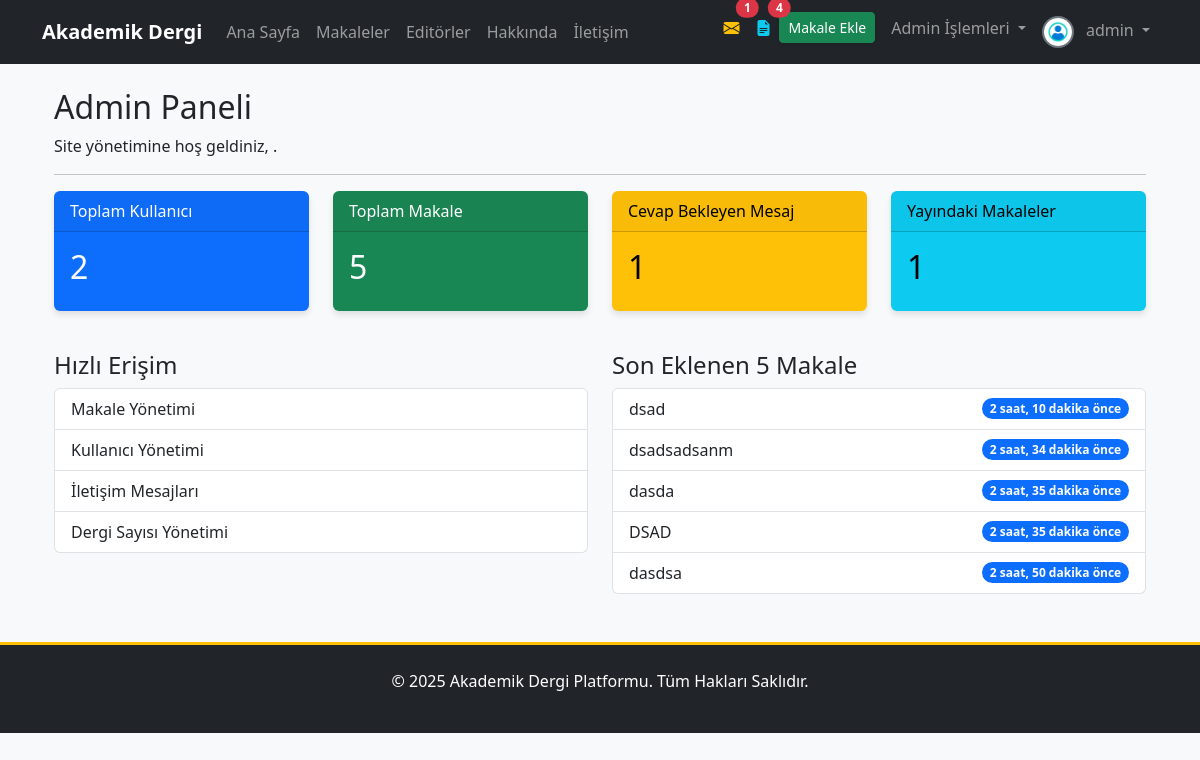
/dashboard/ (signed in), run on the app's committed database.
### apps/users/models.py (models this page shows, shortened)
class User(AbstractUser):
    email = models.EmailField(unique=True, verbose_name="E-posta Adresi")
    biyografi = models.TextField(blank=True, null=True, verbose_name="Biyografi")
    profile_resmi = models.ImageField(
        upload_to=profile_pic_path,
        default='profile_pics/default.png',
        verbose_name="Profil Resmi"
    )
    resume = models.FileField(
        upload_to=resume_path,
        blank=True,
        null=True,
        verbose_name="Özgeçmiş (PDF)"
    )
    is_editor = models.BooleanField(default=False, verbose_name="Editör Yetkisi")
    goster_editorler_sayfasinda = models.BooleanField(
        default=False,
        verbose_name="Editörler Sayfasında Gösterilsin mi?"
    )
    def get_full_name(self):
        return f"{self.first_name} {self.last_name}".strip()

### apps/articles/models.py (models this page shows, shortened)
class Makale(models.Model):
    baslik = models.CharField(max_length=255, verbose_name="Başlık")
    slug = models.SlugField(max_length=255, unique=True, blank=True, help_text="Bu alan otomatik oluşturulur.")
    aciklama = models.TextField(verbose_name="Açıklama/Özet")
    pdf_dosyasi = models.FileField(upload_to=article_pdf_path, verbose_name="PDF Dosyası")
    anahtar_kelimeler = models.CharField(max_length=255, verbose_name="Anahtar Kelimeler", help_text="Kelimeleri virgül (,) ile ayırınız.")
    yazarlar = models.ManyToManyField(Yazar, related_name='makaleler', verbose_name="Yazarlar")
    dergi_sayisi = models.ForeignKey(DergiSayisi, on_delete=models.SET_NULL, null=True, blank=True, related_name='makaleler', verbose_name="Dergi Sayısı")
    admin_notu = models.TextField(blank=True, null=True, verbose_name="Editör/Admin Notu")
    goruntulenme_sayisi = models.PositiveIntegerField(default=0, verbose_name="Görüntülenme Sayısı")
    goster_makaleler_sayfasinda = models.BooleanField(default=False, verbose_name="Yayında mı?")
    olusturulma_tarihi = models.DateTimeField(auto_now_add=True)
    guncellenme_tarihi = models.DateTimeField(auto_now=True)
    admin_notu_okundu = models.BooleanField(default=True)
    class Meta:
        verbose_name = "Makale"
        verbose_name_plural = "Makaleler"
        ordering = ['-olusturulma_tarihi']

### apps/dashboard/views.py (the view)
# urls.py: path('', views.AdminDashboardView.as_view(), name='admin_dashboard'),
class AdminDashboardView(AdminRequiredMixin, TemplateView):
    template_name = 'dashboard/admin_dashboard.html'
    def get_context_data(self, **kwargs):
        context = super().get_context_data(**kwargs)
        context['toplam_kullanici'] = User.objects.count()
        context['toplam_makale'] = Makale.objects.count()
        context['cevap_bekleyen_mesaj'] = IletisimFormu.objects.filter(cevaplandi=False).count()
        context['yayindaki_makaleler'] = Makale.objects.filter(goster_makaleler_sayfasinda=True).count()
        context['son_makaleler'] = Makale.objects.all().order_by('-olusturulma_tarihi')[:5]
        return context

### apps/core/context_processors.py (called while the page is built)
def notification_context(request):
    if not request.user.is_authenticated:
        return {}
    user = request.user
    context = {}
    if user.is_superuser:
        context['unread_messages_count'] = IletisimFormu.objects.filter(cevaplandi=False).count()
    else:
        context['unread_messages_count'] = 0
    if user.is_superuser or user.is_editor:
        context['draft_articles_count'] = Makale.objects.filter(goster_makaleler_sayfasinda=False).count()
    else:
        context['draft_articles_count'] = 0
    context['unread_notes_count'] = Makale.objects.filter(
        yazarlar__user_hesabi=user,  # Doğru sorgu: Yazar modeli üzerinden kullanıcı hesabına ulaş
        admin_notu_okundu=False
    ).exclude(admin_notu__isnull=True).exclude(admin_notu__exact='').count()
    return context

### apps/core/mixins.py (called while the page is built)
    def dispatch(self, request, *args, **kwargs):
        if not request.user.is_authenticated or not request.user.is_superuser:
            messages.error(request, 'Bu sayfaya erişim için admin yetkisi gerekmektedir.')
            return redirect('anasayfa')
        return super().dispatch(request, *args, **kwargs)

### templates/dashboard/admin_dashboard.html (shortened to what this page needs)
{% extends 'base.html' %}
{% block content %}
<div class="container-fluid mt-4">
    <h2>Admin Paneli</h2>
    <p>Site yönetimine hoş geldiniz, {{ request.user.get_full_name }}.</p>
    <hr>
    <div class="row">
        <div class="col-md-3"><div class="card text-white bg-primary mb-3"><div class="card-header">Toplam Kullanıcı</div><div class="card-body"><h5 class="card-title fs-2">{{ toplam_kullanici }}</h5></div></div></div>
        <div class="col-md-3"><div class="card text-white bg-success mb-3"><div class="card-header">Toplam Makale</div><div class="card-body"><h5 class="card-title fs-2">{{ toplam_makale }}</h5></div></div></div>
        <div class="col-md-3"><div class="card text-white bg-warning mb-3"><div class="card-header">Cevap Bekleyen Mesaj</div><div class="card-body"><h5 class="card-title fs-2">{{ cevap_bekleyen_mesaj }}</h5></div></div></div>
        <div class="col-md-3"><div class="card text-white bg-info mb-3"><div class="card-header">Yayındaki Makaleler</div><div class="card-body"><h5 class="card-title fs-2">{{ unread_messages_count }}</h5></div></div></div>
    </div>
    <div class="row mt-4">
        <div class="col-md-6">
            <h4>Hızlı Erişim</h4>
            <div class="list-group">
                <a href="{% url 'dashboard:editor_panel' %}" class="list-group-item list-group-item-action">Makale Yönetimi</a>
                <a href="{% url 'dashboard:admin_user_list' %}" class="list-group-item list-group-item-action">Kullanıcı Yönetimi</a>
                <a href="{% url 'dashboard:admin_iletisim_list' %}" class="list-group-item list-group-item-action">İletişim Mesajları</a>
                <a href="{% url 'dashboard:admin_dergisayisi_list' %}" class="list-group-item list-group-item-action">Dergi Sayısı Yönetimi</a>
            </div>
        </div>
        <div class="col-md-6">
            <h4>Son Eklenen 5 Makale</h4>
            <ul class="list-group">
                {% for makale in son_makaleler %}
                    <li class="list-group-item d-flex justify-content-between align-items-center">
                        {{ makale.baslik }}
                        <span class="badge bg-primary rounded-pill">{{ makale.olusturulma_tarihi|timesince }} önce</span>
                    </li>
                {% empty %}
                    <li class="list-group-item">Henüz makale eklenmemiş.</li>
                {% endfor %}
            </ul>
        </div>
    </div>
</div>
{% endblock %}

### templates/partials/_navbar.html (shortened to what this page needs)
<nav class="navbar navbar-expand-lg navbar-dark bg-dark">
    <div class="container">
        <a class="navbar-brand" href="{% url 'anasayfa' %}">Akademik Dergi</a>
        <div class="collapse navbar-collapse" id="navbarNav">
            <ul class="navbar-nav me-auto mb-2 mb-lg-0">
                <li class="nav-item"><a class="nav-link" href="{% url 'anasayfa' %}">Ana Sayfa</a></li>
                <li class="nav-item"><a class="nav-link" href="{% url 'makale_list' %}">Makaleler</a></li>
                <li class="nav-item"><a class="nav-link" href="{% url 'editorler' %}">Editörler</a></li>
                <li class="nav-item"><a class="nav-link" href="{% url 'hakkinda' %}">Hakkında</a></li>
                <li class="nav-item"><a class="nav-link" href="{% url 'iletisim' %}">İletişim</a></li>
            </ul>
            <ul class="navbar-nav ms-auto">
                {% if user.is_authenticated %}
                    {% if user.is_superuser and unread_messages_count > 0 %}
                    <li class="nav-item">
                        <a href="{% url 'dashboard:admin_iletisim_list' %}?durum=cevaplanmadi" class="nav-link position-relative text-warning" title="Cevaplanmamış Mesajlar">
                            <i class="bi bi-envelope-fill"></i>
                            <span class="position-absolute top-0 start-100 translate-middle badge rounded-pill bg-danger">{{ unread_messages_count }}</span>
                        </a>
                    </li>
                    {% endif %}
                    {% if user.is_superuser or user.is_editor %}
                        {% if draft_articles_count > 0 %}
                        <li class="nav-item">
                            <a href="{% url 'dashboard:editor_panel' %}?status=draft" class="nav-link position-relative text-info" title="Taslak Makaleler">
                                <i class="bi bi-file-earmark-text-fill"></i>
                                <span class="position-absolute top-0 start-100 translate-middle badge rounded-pill bg-danger">{{ draft_articles_count }}</span>
                            </a>
                        </li>
                        {% endif %}
                    {% endif %}
                    <li class="nav-item"><a href="{% url 'makale_ekle' %}" class="btn btn-success btn-sm me-2 mt-1">Makale Ekle</a></li>
                    {% if user.is_superuser %}
                    <li class="nav-item dropdown">
                        <a class="nav-link dropdown-toggle" href="#" id="adminDropdown" role="button" data-bs-toggle="dropdown" aria-expanded="false">
                            Admin İşlemleri
                        </a>
                    </li>
                    {% endif %}
                    <li class="nav-item dropdown">
                        <a class="nav-link dropdown-toggle" href="#" id="navbarDropdown" role="button" data-bs-toggle="dropdown" aria-expanded="false">
                            <img src="{{ user.profile_resmi.url }}" alt="{{ user.username }}" class="rounded-circle me-2" style="width:32px; height:32px; object-fit:cover;">
                            {{ user.get_full_name|default:user.username }}
                        </a>
                    </li>
                {% endif %}
            </ul>
        </div>
    </div>
</nav>

### static/css/style.css (style rules this page uses)
body { font-family: 'Segoe UI', Roboto, 'Helvetica Neue', Arial, sans-serif; background-color: #f8f9fa; transition: background-color 0.3s; }
.navbar-dark .navbar-nav .nav-link { transition: color 0.2s ease-in-out; }
.navbar-brand { font-weight: bold; }
.navbar .dropdown-toggle img { border: 2px solid #6c757d; transition: transform 0.2s; }
.btn { transition: all 0.3s ease; box-shadow: 0 2px 4px rgba(0,0,0,0.1); }
.card { transition: transform 0.3s ease, box-shadow 0.3s ease; border: none; box-shadow: 0 4px 6px rgba(0,0,0,0.1); }
.bg-primary { background-color: #0d6efd !important; }
.bg-success { background-color: #198754 !important; }
.bg-warning { background-color: #ffc107 !important; color: #000 !important; }
.bg-info { background-color: #0dcaf0 !important; color: #000 !important; }

### data on the page
User: profile_resmi (placeholder picture), get_full_name "admin"
Makale: baslik "dsad", olusturulma_tarihi "2 saat, 10 dakika"
Makale: baslik "dsadsadsanm", olusturulma_tarihi "2 saat, 34 dakika"
Makale: baslik "dasda", olusturulma_tarihi "2 saat, 35 dakika"
Makale: baslik "DSAD", olusturulma_tarihi "2 saat, 35 dakika"
Makale: baslik "dasdsa", olusturulma_tarihi "2 saat, 50 dakika"

### other printed values
{{ unread_messages_count }} "1"
{{ draft_articles_count }} "4"
{{ toplam_kullanici }} "2"
{{ toplam_makale }} "5"
{{ cevap_bekleyen_mesaj }} "1"
